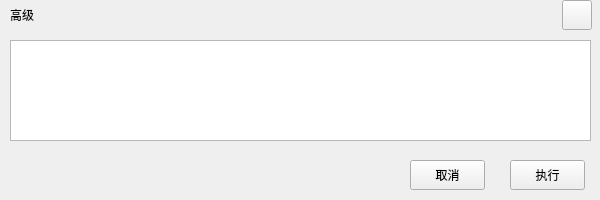
<?xml version="1.0" encoding="UTF-8"?>
<ui version="4.0">
 <class>SQLSear</class>
 <widget class="QWidget" name="SQLSear">
  <property name="geometry">
   <rect>
    <x>0</x>
    <y>0</y>
    <width>600</width>
    <height>200</height>
   </rect>
  </property>
  <property name="windowTitle">
   <string>Form</string>
  </property>
  <widget class="QLabel" name="label">
   <property name="geometry">
    <rect>
     <x>10</x>
     <y>0</y>
     <width>80</width>
     <height>30</height>
    </rect>
   </property>
   <property name="text">
    <string>高级</string>
   </property>
  </widget>
  <widget class="QPushButton" name="CancleBtn">
   <property name="geometry">
    <rect>
     <x>410</x>
     <y>160</y>
     <width>75</width>
     <height>30</height>
    </rect>
   </property>
   <property name="text">
    <string>取消</string>
   </property>
  </widget>
  <widget class="QLabel" name="InerLab">
   <property name="geometry">
    <rect>
     <x>50</x>
     <y>60</y>
     <width>401</width>
     <height>231</height>
    </rect>
   </property>
   <property name="styleSheet">
    <string notr="true"/>
   </property>
   <property name="text">
    <string/>
   </property>
  </widget>
  <widget class="QPushButton" name="RunBtn">
   <property name="geometry">
    <rect>
     <x>510</x>
     <y>160</y>
     <width>75</width>
     <height>30</height>
    </rect>
   </property>
   <property name="text">
    <string>执行</string>
   </property>
  </widget>
  <widget class="QPushButton" name="CloseBtn">
   <property name="geometry">
    <rect>
     <x>562</x>
     <y>0</y>
     <width>30</width>
     <height>30</height>
    </rect>
   </property>
   <property name="text">
    <string/>
   </property>
  </widget>
  <widget class="QLabel" name="TitleLab">
   <property name="geometry">
    <rect>
     <x>0</x>
     <y>10</y>
     <width>461</width>
     <height>31</height>
    </rect>
   </property>
   <property name="text">
    <string/>
   </property>
  </widget>
  <widget class="QTextEdit" name="textEdit">
   <property name="geometry">
    <rect>
     <x>10</x>
     <y>40</y>
     <width>581</width>
     <height>101</height>
    </rect>
   </property>
  </widget>
  <zorder>InerLab</zorder>
  <zorder>TitleLab</zorder>
  <zorder>label</zorder>
  <zorder>CancleBtn</zorder>
  <zorder>RunBtn</zorder>
  <zorder>CloseBtn</zorder>
  <zorder>textEdit</zorder>
 </widget>
 <resources/>
 <connections/>
</ui>
